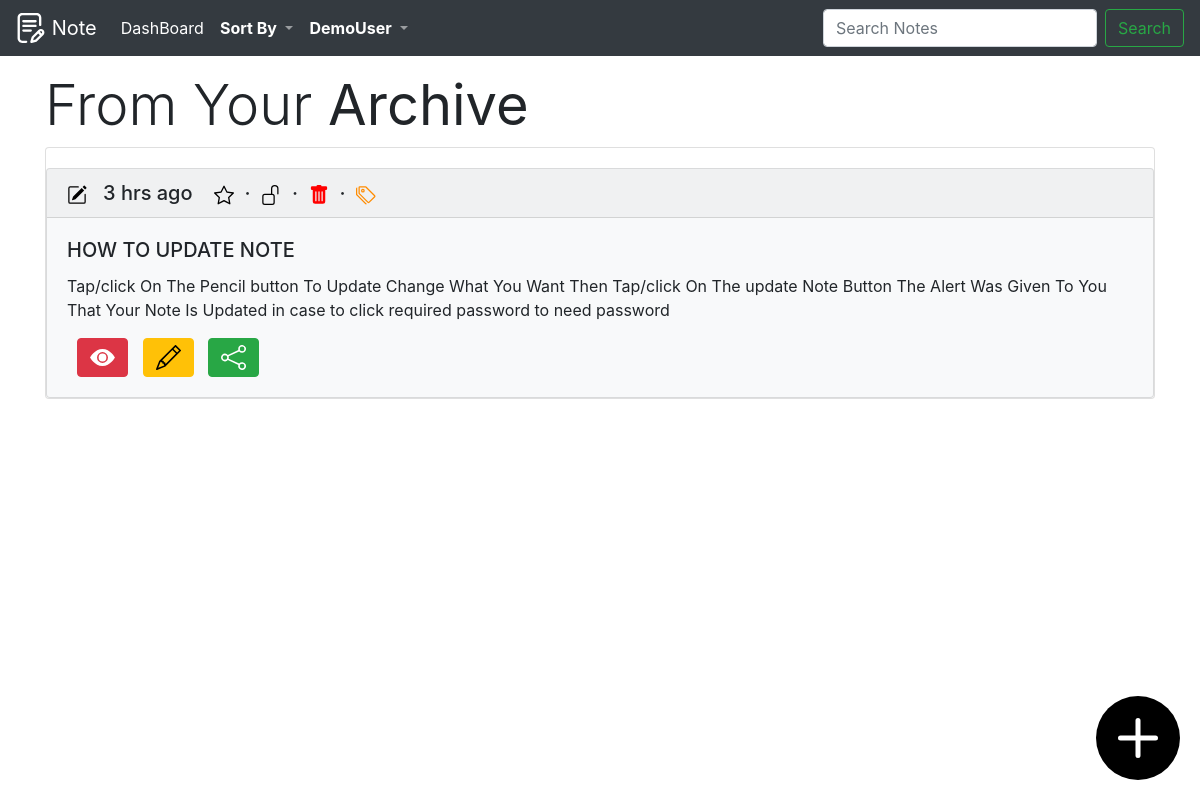
Page /note/sort_by/category/Archive/ (signed in) on the committed database.
### notes/models.py (models this page shows, shortened)
class Category(models.Model):
    title = models.CharField(max_length=255, verbose_name="Title")
    def __str__(self):
        return self.title

class Note(models.Model):
    id=models.UUIDField(primary_key=True,
                    default=uuid.uuid4,
                    editable=False,
                    db_index=True,)
    category = models.ForeignKey(Category, verbose_name="Category",on_delete=models.CASCADE,blank=True)
    heading=models.CharField(max_length=70,blank=False)
    description =models.TextField(blank=True)
    password_required = models.BooleanField(default=False)
    add_to_fav = models.BooleanField(default=False)
    colour_of_notes = models.CharField(
        max_length=9,
        choices=COLOURS_CHOICES,
        default='white',
    )
    author=models.ForeignKey(User,on_delete=models.CASCADE)
    created =models.DateTimeField(auto_now_add=True)
    updated=models.DateTimeField(auto_now=True)
    def get_absolute_url(self):
        return reverse('note_detail',args=[str(self.id)])
    class Meta:
        get_latest_by='created'
        ordering=('updated',)

### notes/views.py (the view)
# urls.py: path('note/sort_by/category/<str:category>/',show_objects_category,name='show_objects_category'),
@login_required
def show_objects_category(request,category):
	category=Category.objects.get(title=category)
	all_notes=Note.objects.filter(author=request.user).filter(category=category)[::-1]
	return render(request,'noteshtmls/dashboard.html',{'all_notes':all_notes,'category':category})

### notes/templatetags/blog_tags.py (called while the page is built)
@register.filter(name='markdown')
def markdown_format(text):
	return mark_safe(markdown.markdown(text))

### notes/templates/noteshtmls/dashboard.html (shortened to what this page needs)
{% extends "base.html" %}
{% load static %}
{% load blog_tags %}
{% block content %}
<h3 class="display-4">From Your <b>{{  category }}</b></h3>
{% if not all_notes %}
	<div class="jumbotron jumbotron-fluid">
	  <div class="container">
	    <h1 class="display-4">Welcome <b>{{ user.username }}</b> !!</h1>
	    <p class="lead">You Don't Have Any Note <b>{{  category }}</b> Add Some Notes...</p>
	      <p class="lead">
	    	<a class="btn btn-primary btn-lg" href="{% url 'add_note' %}" role="button">Add Notes</a>
	 	</p>
	<i class="bi bi-plus-circle"></i>
	  </div>
	</div>
{% else %}
	{% for note in all_notes %}
		<div class="card" >
	{% if  note.colour_of_notes == 'white' %}
	   <div class="card bg-light"  style="margin-top: 20px !important">
	{% elif  note.colour_of_notes == 'green' %}
		<div class="card text-dark bg-success" style="margin-top: 20px !important">
	{% elif  note.colour_of_notes == 'orange' %}
		<div class="card text-white bg-warning" style="margin-top: 20px !important">
	{% elif  note.colour_of_notes == 'blue' %}
		<div class="card text-white bg-primary" style="margin-top: 20px !important">
	{% elif  note.colour_of_notes == 'red' %}
		<div class="card text-secondary bg-danger" style="margin-top: 20px !important">
	{% else %}
		<div class="card text-danger bg-info" style="margin-top: 20px !important">
	{% endif %}
		  <h5 class="card-header" id='headertextdate'>
		  	{% if  note.created ==  note.updated %}
		  		<img src="{% static 'images/upload.svg' %}" alt="Uploaded at " width="20" title="{{ note.heading }} Uploaded ">
		  	{% else %}
		  		<img src="{% static 'images/edit.svg' %}" alt="Edited at "  width="20" title="{{ note.heading }} Edited">
		  	{% endif %}
		  	&nbsp;&nbsp;{{ note|date_str_output }}
		  	{% if  note.add_to_fav %}
		  		<img src="{% static 'images/star_fill.svg' %}" alt="Started Note" width="20" title="{{ note.heading }} STARRTED ">
		  	{% else %}
		  		<img src="{% static 'images/star.svg' %}" alt="Unstarted Note " width="20" title="{{ note.heading }} Not STARRTED ">
		  	{% endif %}
		  	&nbsp;&middot;&nbsp;
		  	{% if  note.password_required %}
		  		<img src="{% static 'images/Lockfill.svg' %}" alt="Uploaded at " width="20" title="{{ note.heading }} STARRTED ">
		  	{% else %}
		  		<img src="{% static 'images/Unlock.svg' %}" alt="Uploaded at " width="20" title="{{ note.heading }} Not STARRTED ">
		  	{% endif %}
		  	&nbsp;&middot;&nbsp;
      {% if  note.category.title == "Un taged" %}
        <a href="{% url 'move_to_trash' note.pk %}" title="">
          <img src="{% static 'images/trash_fill.svg' %}" alt="Add To Trash" width="20" height="20" title="Add To Trash" >
          </a>
        &nbsp;&middot;&nbsp;
        <a href="{% url 'move_to_archive' note.pk %}" title="">
        <img src="{% static 'images/archive_fill.svg' %}" alt="Add To Archive" width="20" height="20" title="Add To Archive">
        </a>
      {% elif  note.category.title  == 'Archive' %}
        <a href="{% url 'move_to_trash' note.pk %}" title="">
          <img src="{% static 'images/trash_fill.svg' %}" alt="Add To Trash" width="20" height="20" title="Add To Trash" >
          </a>
          &nbsp;&middot;&nbsp;
        <a href="{% url 'move_to_untagged' note.pk %}" title="">
          <img src="{% static 'images/untag.svg' %}" alt="Add To Un-Tagged" width="20" height="20" title="Add To Un-Tagged">
          </a>
    {% endif %}
		  </h5>
		  <div class="card-body">
		    <h5 class="card-title">{{ note.heading }}</h5>
			    {% if  note.password_required %}
			    	<p class="card-text">This Note I Password Protected Click Eye TO View</p>
				{% else %}
			    	<p class="card-text">{{ note.description|markdown|striptags|truncatewords:60  }}</p>
				{% endif %}
			  <div>
					  <a href="{{ note.get_absolute_url }}"  alt="View Note" title="View Note" style="margin-left: 10px">
					  	<button type="button" class="btn btn-danger " >
					  		<img src="{% static 'images/view_eye.svg' %}" alt="View Note" title="View Note" height="25" width="25" >
					  	</button>
					  </a>
					   <a href="{% url 'note_update' note.id %}"  alt="Edit Note" title="Edit Note" style="margin-left: 10px">
					  	<button type="button" class="btn btn-warning " >
					  		<img src="{% static 'images/edit_note.svg' %}" alt="Edit Note" title="Edit Note" height="25" width="25" >
					  	</button>
					  </a>
					  <a href="{% url 'share_note_by_email' note.id %}" alt="Share Note" title="Share Note" style="margin-left: 10px">
					  	<button type="button" class="btn btn-success " >
					  		<img src="{% static 'images/share.svg' %}" alt="Share Note" title="Share Note" height="25" width="25" >
					  	</button>
					  </a>
				</div>
		  </div>
		</div>
	{% endfor %}
</div>
{% endif %}
<a href="{% url 'add_note' %}">
	<div class="add_button" style="background:green">
		<img src="{% static 'images/onlyplus.svg' %}" alt="Add Note" height="80" width="80" >
	</div>
</a>
{% endblock content %}

### templates/navi.html (shortened to what this page needs)
{% load static %}
{% block nav %}
  <nav class="navbar navbar-icon-top navbar-expand-lg navbar-dark bg-dark" style="position: fixed;width: 100%">
    <a class="navbar-brand" href="{% url 'intropage' %}">
    	<img src="{% static 'images/logo.svg' %}" alt="Notes Logo" width="30" height="30" class="d-inline-block align-top">
      Note
    </a>
{% if request.user.is_authenticated %}
    <div class="collapse navbar-collapse" id="navbarsExampleDefault">
      <ul class="navbar-nav mr-auto">
        <li class="nav-item active">
          <a class="nav-link" href="{% url 'dashboard' %}">
            DashBoard
            </a>
        </li>
       <li class="nav-item dropdown">
          <a class="nav-link dropdown-toggle" href="#" id="navbarDropdown" role="button" data-toggle="dropdown" aria-haspopup="true" aria-expanded="false">
            <b style="color: white">Sort By</b>
          </a>
      </div>
        <li class="nav-item dropdown">
          <a class="nav-link dropdown-toggle" href="#" id="navbarDropdown" role="button" data-toggle="dropdown" aria-haspopup="true" aria-expanded="false">
            <b style="color: white">{{ user.username }} </b>
          </a>
        </li>
      <form class="form-inline my-2 my-lg-0" action="{% url 'search_results' %}" method="get">
        <input class="form-control mr-sm-2" name="q" type="text" placeholder="Search Notes" aria-label="Search">
        <button class="btn btn-outline-success my-2 my-sm-0" type="submit">Search</button>
      </form>
{% endif %}
  </nav>
{% endblock nav %}

### notes_app/static/css/base.css (style rules this page uses)
a { text-decoration: none !important; }
.add_button { background: black !important;fill: white !important;right: 20 !important;bottom: 20;position: fixed;border-radius: 50%;padding: 2px }
nav { z-index: 1 !important; }

### rows in the picture
Category: title "Archive"
Note: created+updated "3 hrs ago", add_to_fav False (drawn), password_required False (drawn), heading "HOW TO UPDATE NOTE", description "Tap/click On The Pencil button To Update Change What You Want Then Tap/click On The update Note Button The Alert Was Given To You That Your Note Is Updated in case to click required password to need password"

### other values in the picture
{{ user.username }} "DemoUser"
